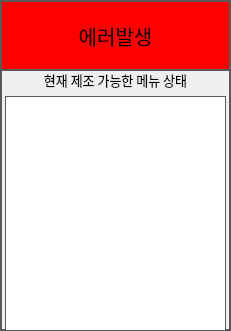
      <widget class="QFrame" name="FRAME_ERROR">
       <property name="geometry">
        <rect>
         <x>1230</x>
         <y>290</y>
         <width>231</width>
         <height>331</height>
        </rect>
       </property>
       <property name="styleSheet">
        <string notr="true">QFrame { 
   border: 2px solid #595959 
} 
QLabel {
	font: 10pt &quot;함초롬돋움&quot;;
}
QPushButton {
	border:2px solid #595959;
	font: 15pt &quot;함초롬돋움&quot;; 
}
QLineEdit {
	font: 10pt &quot;함초롬돋움&quot;;
}</string>
       </property>
       <property name="frameShape">
        <enum>QFrame::StyledPanel</enum>
       </property>
       <property name="frameShadow">
        <enum>QFrame::Raised</enum>
       </property>
       <widget class="QPushButton" name="BTN_ERROR">
        <property name="geometry">
         <rect>
          <x>0</x>
          <y>0</y>
          <width>231</width>
          <height>71</height>
         </rect>
        </property>
        <property name="font">
         <font>
          <family>함초롬돋움</family>
          <pointsize>15</pointsize>
          <weight>50</weight>
          <italic>false</italic>
          <bold>false</bold>
         </font>
        </property>
        <property name="styleSheet">
         <string notr="true">
QPushButton {
	border:2px solid #595959;
	font: 15pt &quot;함초롬돋움&quot;; 
	background-color: rgb(255, 0, 0);
}</string>
        </property>
        <property name="text">
         <string>에러발생</string>
        </property>
       </widget>
       <widget class="QWidget" name="layoutWidget">
        <property name="geometry">
         <rect>
          <x>5</x>
          <y>70</y>
          <width>221</width>
          <height>261</height>
         </rect>
        </property>
        <layout class="QVBoxLayout" name="verticalLayout">
         <item>
          <widget class="QLabel" name="LB_KIOSK_BLOCK_ORDER_2">
           <property name="font">
            <font>
             <family>함초롬돋움</family>
             <pointsize>10</pointsize>
             <weight>50</weight>
             <italic>false</italic>
             <bold>false</bold>
            </font>
           </property>
           <property name="styleSheet">
            <string notr="true">QLabel{ 
   border: 0px solid
} </string>
           </property>
           <property name="text">
            <string>현재 제조 가능한 메뉴 상태</string>
           </property>
           <property name="alignment">
            <set>Qt::AlignCenter</set>
           </property>
          </widget>
         </item>
         <item>
          <widget class="QListWidget" name="LW_MENU">
           <property name="styleSheet">
            <string notr="true">QFrame { 
   border: 1px solid #595959 
} </string>
           </property>
           <property name="editTriggers">
            <set>QAbstractItemView::NoEditTriggers</set>
           </property>
           <property name="spacing">
            <number>1</number>
           </property>
          </widget>
         </item>
        </layout>
       </widget>
      </widget>
